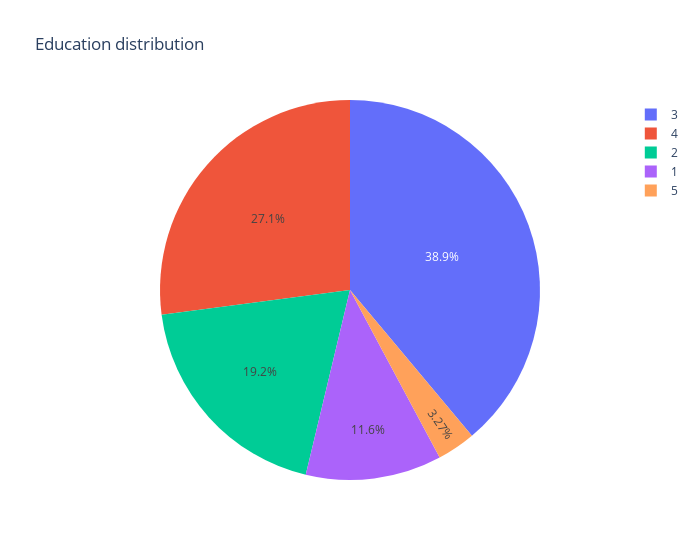

Notebook code for this chart:
### Code cell
px.pie(df, names="Education", title="Education distribution", width=700).show()

### Figure 1 — Plotly figure (JSON) as saved in the notebook; plotly's stock layout.template omitted (floating-point values rounded to 4 significant figures; data arrays with more than 128 entries replaced by an {"elided": "..."} marker saying what was removed)
{"data": [{"domain": {"x": [0, 1], "y": [0, 1]}, "hovertemplate": "Education=%{label}<extra></extra>", "labels": {"elided": "1470 int values"}, "legendgroup": "", "name": "", "showlegend": true, "type": "pie"}], "layout": {"legend": {"tracegroupgap": 0}, "title": {"text": "Education distribution"}, "width": 700}}
